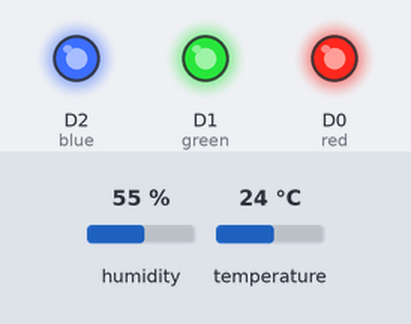
This sketch was run on a simulated ESP8266 (NodeMCU). Parts: output pins drawn as LEDs (lit = HIGH). The test bench sets the inputs (shaded band); at power-on: humidity 55 %, temperature 24 °C. WiFi joins after 1.5 s; servers stay silent unless stated; what the sketch prints to the serial monitor is not drawn.

Above: at 2.7 s.
2.8 s: humidity set to 65 %
6.7 s: humidity set to 68 %
At 10.4 s:
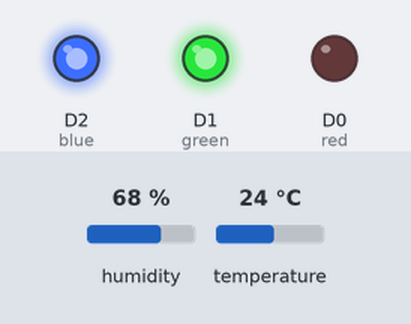
11.0 s: humidity set to 22 %
At 13.8 s:
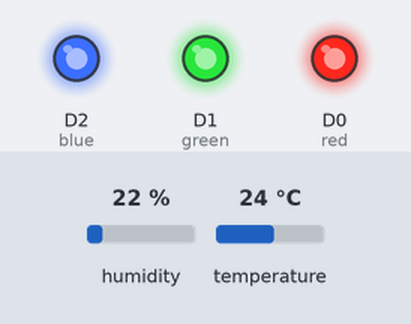
15.0 s: humidity set to 88 %
At 18.5 s:
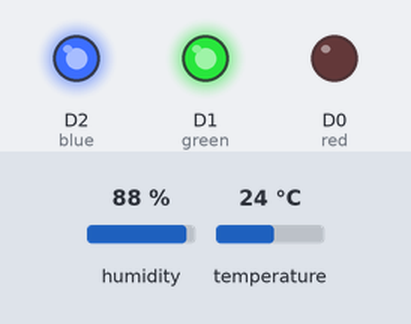
Timing chart, 0 to 20.0 s (numbered marks = the images above; inputs shaded):
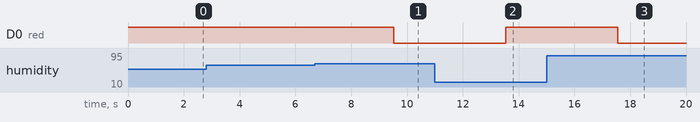

The sketch:

arduino_mask.ino
```cpp
#include <ESP8266WiFi.h>
#include <ESP8266WebServer.h>
#include "DHT.h"
#include <ArduinoJson.h>

DHT dht;

#define DHT11_PIN 2

ESP8266WebServer server(80);

const char* ssid = "Xfinity15";
const char* password = "20162016";

int red = D0;
int green = D1;
int blue = D2;

int redC = 1023;
int greenC = 1023;
int blueC = 1023;

long cumulativeTime = 0;
long timeOn = 0;
boolean maskOn = false;

float temp = 0;
float humid = 0;
float baseHumid = 60;
boolean baseSet = false;

void setup() {
  pinMode(red, OUTPUT);
  pinMode(green, OUTPUT);
  pinMode(blue, OUTPUT);
  analogWrite(red, redC);
  analogWrite(green, greenC);
  analogWrite(blue, blueC);
  dht.setup(D4);

  Serial.begin(115200);
  WiFi.begin(ssid, password);  //Connect to the WiFi network

  while (WiFi.status() != WL_CONNECTED) {  //Wait for connection
    delay(500);
    Serial.println("Waiting to connect...");
  }
  Serial.print("IP address: ");
  Serial.println(WiFi.localIP());  //Print the local IP

  server.on("/body", HTTP_POST, handleBody); //Associate the handler function to the path
  server.on("/sensor", HTTP_GET, handleSensor);
  server.onNotFound(handleNotFound);
  server.begin(); //Start the server
  Serial.println("Server listening");

  //Get sensor data
  baseHumid = updateHumid();
  humid = baseHumid;
  updateTemp();
}
void updateState() {
  if (humid > baseHumid * 1.2) {
    if (!maskOn) {
      redC = 0;
      timeOn = millis();
      maskOn = true;
    }
  }
  else {
    if (maskOn) {
      redC = 1023;
      cumulativeTime += millis() - timeOn;
      timeOn = 0;
      maskOn = false;
    }
  }
}
void updateMetrics() {
  float humid =  updateHumid();
  if (!baseSet) {
    baseHumid = humid;
    baseSet = true;
  }
  updateTemp();
}

float updateTemp() {
  float pastTemp = temp;
  float newTemp = dht.getTemperature();
  if (isnan(newTemp)) {
    return pastTemp;
  }
  temp = newTemp;
  return temp;
}

float updateHumid() {
  float pastHumid = humid;
  float newHumid = dht.getHumidity();
  if (isnan(newHumid)) {
    return pastHumid;
  }
  humid = newHumid;
  return humid;
}

void loop() {
  analogWrite(red, redC);
  analogWrite(green, greenC);
  analogWrite(blue, blueC);
  updateMetrics();
  updateState();
  server.handleClient();
  delay(dht.getMinimumSamplingPeriod());
}

void handleSensor() {
  String data = "";
  data += "Temperature: " + String(updateTemp()) + "\n";
  data += "Humidity: " + String(updateHumid()) + "\n";
  data += "Time worn " + String(cumulativeTime) + "\n";
  server.sendHeader("Access-Control-Allow-Origin", "*");
  server.sendHeader("Access-Control-Max-Age", "10000");
  server.sendHeader("Access-Control-Allow-Methods", "POST,GET,OPTIONS");
  server.sendHeader("Access-Control-Allow-Headers", "Origin, X-Requested-With, Content-Type, Accept");
  server.send(200, "text/plain", data);
}

void handleBody() { //Handler for the body path
  if (server.hasArg("plain") == false) { //Check if body received
    server.send(200, "text/plain", "Body not received");
    return;
  }
  String data = server.arg("plain");
  String message = "Body received:\n";
  message += data;
  message += "\n";

  if (data.indexOf("led-on") != -1) {
    redC = 0;
    greenC = 0;
    blueC = 1023;
  }
  if (data.indexOf("led-off") != -1) {
    redC = 1023;
    greenC = 1023;
    blueC = 0;
  }
  server.send(200, "text/plain", message);
  Serial.println(message);
}
void handleNotFound()
{
  if (server.method() == HTTP_OPTIONS)
  {
    server.sendHeader("Access-Control-Allow-Origin", "*");
    server.sendHeader("Access-Control-Max-Age", "10000");
    server.sendHeader("Access-Control-Allow-Methods", "POST,GET,OPTIONS");
    server.sendHeader("Access-Control-Allow-Headers", "*");
    server.send(204);
  }
  else
  {
    server.send(404, "text/plain", "");
  }
}
```

Measured:
- the behaviour switches between 66 and 67 % on humidity (found by bisection; images 0 and 1)
- after the input at 2.8 s, every drawn part: stays the same
- after the input at 6.7 s, D0 (red): HIGH → LOW after 2.8 s
- after the input at 11.0 s, D0 (red): LOW → HIGH after 2.5 s
- after the input at 15.0 s, D0 (red): HIGH → LOW after 2.5 s
